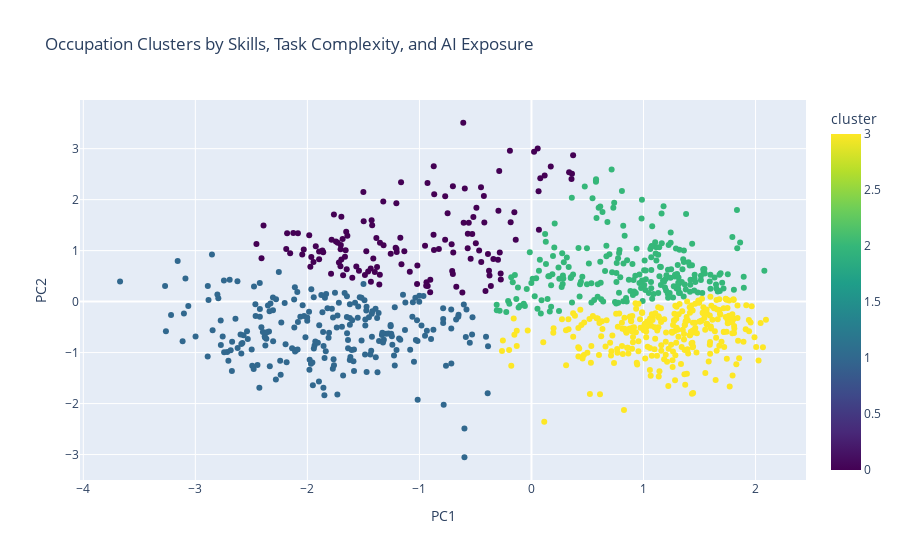

The code cell stored with this chart in its notebook:
### Markdown cell above
# > Unsupervised Clustering

### Code cell
from sklearn.cluster import KMeans
from sklearn.decomposition import PCA
from sklearn.preprocessing import StandardScaler
import plotly.express as px
import pandas as pd

df_flag = df.copy()
X_cluster = df[['llm_ai', 'software', 'complexity']]

# Cluster occupations by skill+AI profiles
scaler = StandardScaler()
X_scaled = scaler.fit_transform(X_cluster)

# K-means clustering
kmeans = KMeans(n_clusters=4, random_state=42)
df_flag['cluster'] = kmeans.fit_predict(X_scaled)

# PCA for visualization
pca = PCA(n_components=2)
X_pca = pca.fit_transform(X_scaled)

# Create DataFrame for plotly
plot_data = pd.DataFrame({
    'PC1': X_pca[:, 0],
    'PC2': X_pca[:, 1],
    'cluster': df_flag['cluster'],
    'title': df_flag['title'],
    'automation': df_flag['automation'],
    'complexity': df_flag['complexity'],
    'soft_score': df_flag['soft_score'],
    'tech_score': df_flag['tech_score']
})

# Visualize clusters
fig = px.scatter(plot_data, 
                 x='PC1', y='PC2', 
                 color='cluster',
                 hover_data=['title', 'automation', 'complexity', 'soft_score', 'tech_score'],
                 title="Occupation Clusters by Skills, Task Complexity, and AI Exposure",
                 color_continuous_scale='viridis')
fig.show()

# HR manager cluster analysis
hr_cluster_stats = df_flag[df_flag['title'].isin(hr_managers)].groupby('cluster').agg({
    'automation': 'mean',
    'soft_score': 'mean', 
    'tech_score': 'mean',
    'title': 'count'
}).round(3).rename(columns={'title': 'HR_count'})
print("HR Managers by Cluster:")
print(hr_cluster_stats)

### Figure 1 — Plotly figure (JSON) as saved in the notebook; plotly's stock layout.template omitted (floating-point values rounded to 4 significant figures; data arrays with more than 128 entries replaced by an {"elided": "..."} marker saying what was removed)
{"data": [{"customdata": {"elided": "894x5 mixed values"}, "hovertemplate": "PC1=%{x}<br>PC2=%{y}<br>title=%{customdata[0]}<br>automation=%{customdata[1]}<br>complexity=%{customdata[2]}<br>soft_score=%{customdata[3]}<br>tech_score=%{customdata[4]}<br>cluster=%{marker.color}<extra></extra>", "legendgroup": "", "marker": {"color": {"elided": "894 int values"}, "coloraxis": "coloraxis", "symbol": "circle"}, "mode": "markers", "name": "", "orientation": "v", "showlegend": false, "type": "scatter", "x": {"elided": "894 float values"}, "xaxis": "x", "y": {"elided": "894 float values"}, "yaxis": "y"}], "layout": {"coloraxis": {"colorbar": {"title": {"text": "cluster"}}, "colorscale": [[0, "#440154"], [0.1111, "#482878"], [0.2222, "#3e4989"], [0.3333, "#31688e"], [0.4444, "#26828e"], [0.5556, "#1f9e89"], [0.6667, "#35b779"], [0.7778, "#6ece58"], [0.8889, "#b5de2b"], [1, "#fde725"]]}, "legend": {"tracegroupgap": 0}, "title": {"text": "Occupation Clusters by Skills, Task Complexity, and AI Exposure"}, "xaxis": {"anchor": "y", "domain": [0, 1], "title": {"text": "PC1"}}, "yaxis": {"anchor": "x", "domain": [0, 1], "title": {"text": "PC2"}}}}
